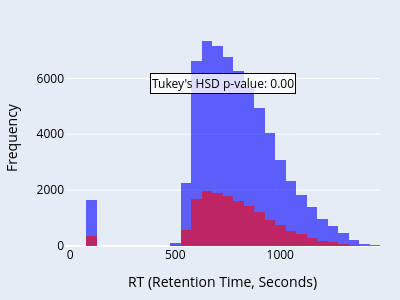

The notebook cell this image was saved under:
### Markdown cell above
## Scaffold splitting add randomness

### Code cell
import numpy as np
scaffold_sets = dataset_clean['scaffold'].value_counts()
train_scaffolds,valid_scaffolds = [],[]
train_cnt,valid_cnt = 0,0
train_cutoff = int(0.8*len(dataset_clean))
for scaffold, count in scaffold_sets.items():
    
    if (valid_cnt + count <= len(dataset_clean) - train_cutoff) and (train_cnt + count <= train_cutoff):
        if np.random.rand() <= 0.2:
            valid_scaffolds.append(scaffold)
            valid_cnt += count
        else:
            train_scaffolds.append(scaffold)
            train_cnt += count
    elif train_cnt + count <= train_cutoff:
        train_scaffolds.append(scaffold)
        train_cnt += count
    else:
        valid_scaffolds.append(scaffold)
        valid_cnt += count
train_set_scaffold = dataset_clean[dataset_clean['scaffold'].isin(train_scaffolds)].copy()
valid_set_scaffold = dataset_clean[dataset_clean['scaffold'].isin(valid_scaffolds)].copy()
print(f"Training set size (scaffold split): {len(train_set_scaffold)}")
print(f"Validation set size (scaffold split): {len(valid_set_scaffold)}")

# Create an overlapped histogram for RT values in training and validation sets
fig = px.histogram(
    train_set_scaffold, x='rt', nbins=50, opacity=0.6, 
    #title='Overlapped RT Distribution: Training vs Validation',
    labels={'rt': 'RT (Retention Time, Seconds)', 'Count': 'Frequency'},
    color_discrete_sequence=['blue'],
    marginal=None
)

# Add validation set to the same figure
fig.add_trace(
    px.histogram(
        valid_set_scaffold, x='rt', nbins=50, opacity=0.6, 
        color_discrete_sequence=['red']
    ).data[0]
)

# Update layout for better visualization
fig.update_layout(
    barmode='overlay',
    plot_bgcolor='rgba(229, 236, 246,1)',
    paper_bgcolor='rgba(229, 236, 246,1)',
    width=400,
    height=300,
    margin=dict(l=20, r=20, t=30, b=20),
    legend=dict(title='Dataset', itemsizing='constant')
)
fig.update_yaxes(title_text='Frequency')
fig.update_xaxes(title_font=dict(size=14, color='black'),
                 tickfont=dict(size=12, color='black'))
fig.update_yaxes(title_font=dict(size=14, color='black'),
                 tickfont=dict(size=12, color='black'))

from statsmodels.stats.multicomp import pairwise_tukeyhsd

# Combine training and validation sets for Tukey's HSD test
data_combined = train_set_scaffold[['rt']].copy()
data_combined['set'] = 'Training'
validation_data = valid_set_scaffold[['rt']].copy()
validation_data['set'] = 'Validation'
data_combined = pd.concat([data_combined, validation_data])

# Perform Tukey's HSD test
tukey_result = pairwise_tukeyhsd(endog=data_combined['rt'], groups=data_combined['set'], alpha=0.05)
print(tukey_result)

# Annotate the plot with Tukey's HSD results
fig.add_annotation(
    text=f"Tukey's HSD p-value: {tukey_result.pvalues[0]:.2f}",
    xref="paper", yref="paper",
    x=0.5, y=0.8, showarrow=False,
    font=dict(size=12, color="black"),
    align="center",
    bgcolor="rgba(255, 255, 255, 0.8)",
    bordercolor="black",
    borderwidth=1
)

fig.show()
fig.write_image("images/Figure-2.3-Scaffold-Random.svg", scale=2)

### Figure 1 — Plotly figure (JSON) as saved in the notebook; plotly's stock layout.template omitted (floating-point values rounded to 4 significant figures; data arrays with more than 128 entries replaced by an {"elided": "..."} marker saying what was removed)
{"data": [{"bingroup": "x", "hovertemplate": "RT (Retention Time, Seconds)=%{x}<br>count=%{y}<extra></extra>", "legendgroup": "", "marker": {"color": "blue", "opacity": 0.6, "pattern": {"shape": ""}}, "name": "", "nbinsx": 50, "orientation": "v", "showlegend": false, "type": "histogram", "x": {"elided": "64014 float values"}, "xaxis": "x", "yaxis": "y"}, {"bingroup": "x", "hovertemplate": "rt=%{x}<br>count=%{y}<extra></extra>", "legendgroup": "", "marker": {"color": "red", "opacity": 0.6, "pattern": {"shape": ""}}, "name": "", "nbinsx": 50, "orientation": "v", "showlegend": false, "type": "histogram", "x": {"elided": "15991 float values"}, "xaxis": "x", "yaxis": "y"}], "layout": {"annotations": [{"align": "center", "bgcolor": "rgba(255, 255, 255, 0.8)", "bordercolor": "black", "borderwidth": 1, "font": {"color": "black", "size": 12}, "showarrow": false, "text": "Tukey's HSD p-value: 0.00", "x": 0.5, "xref": "paper", "y": 0.8, "yref": "paper"}], "barmode": "overlay", "height": 300, "legend": {"itemsizing": "constant", "title": {"text": "Dataset"}, "tracegroupgap": 0}, "margin": {"b": 20, "l": 20, "r": 20, "t": 30}, "paper_bgcolor": "rgba(229, 236, 246,1)", "plot_bgcolor": "rgba(229, 236, 246,1)", "width": 400, "xaxis": {"anchor": "y", "domain": [0, 1], "tickfont": {"color": "black", "size": 12}, "title": {"font": {"color": "black", "size": 14}, "text": "RT (Retention Time, Seconds)"}}, "yaxis": {"anchor": "x", "domain": [0, 1], "tickfont": {"color": "black", "size": 12}, "title": {"font": {"color": "black", "size": 14}, "text": "Frequency"}}}}
